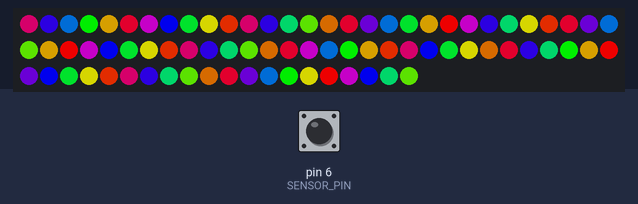
Recording of a sketch running on a simulated Arduino Uno, built with avr-gcc and run on an emulated ATmega328P. Parts: 80 RGB LEDs in strip order, left to right, continuing on the next row. Inputs (shaded band) come from the test bench; at power-on: pin 6 (SENSOR_PIN) HIGH. Dim RGB values are drawn brighter than linear.

Above: at 4.2 s.
4.3 s: pin 6 (SENSOR_PIN) driven LOW
At 4.7 s:
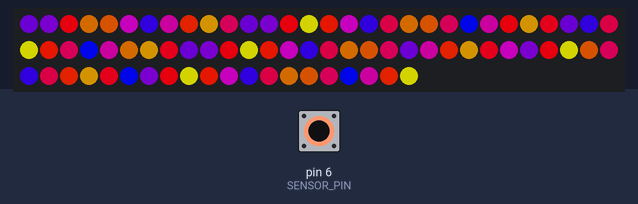
6.9 s: pin 6 (SENSOR_PIN) pulsed HIGH 5 times (0.12 s each, 0.3 s apart)
At 7.77 s:
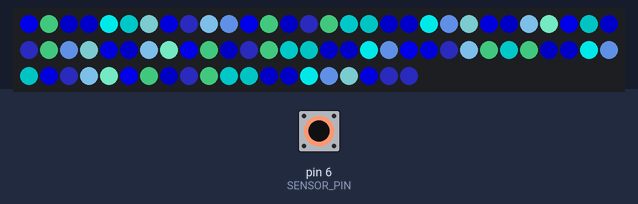
9.9 s: pin 6 (SENSOR_PIN) pulsed HIGH 5 times (0.12 s each, 0.3 s apart)
At 10.85 s:
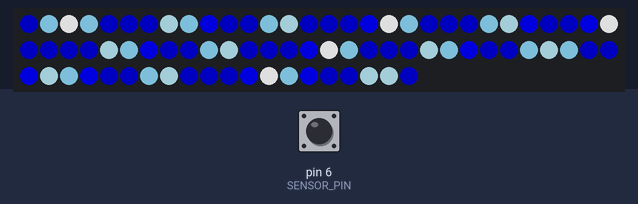
Timing chart, 0 to 12.9 s (numbered marks = the images above; inputs shaded):
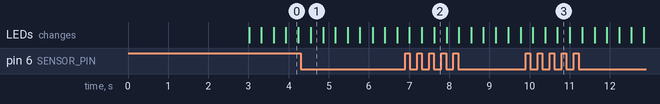

Measured:
- after the input at 4.3 s, the LEDs: change after 0.25 s (image 1)
- after the input at 6.9 s, the LEDs: first differ from a run without the input after 0.42 s (image 2 shows a later state)
- after the input at 9.9 s, the LEDs: first change after 0.18 s (image 3 shows a later state)

The sketch:

umbra-staff.ino
```cpp
#include <FastLED.h>

#define SENSOR_PIN 6

#define LED_PIN     3
#define NUM_LEDS    80
#define LED_TYPE    WS2811
#define COLOR_ORDER RGB
CRGB leds[NUM_LEDS];
#define UPDATES_PER_SECOND 100

#define NUM_SEC 16
#define SEC_LEN 5

int mode = 0;
int storeSensorVal = 1;

uint8_t startIndex = 0;

CRGBPalette16 currentPalette;
TBlendType    currentBlending;

extern CRGBPalette16 mySunsetPalette;
extern const TProgmemPalette16 mySunsetPalette_p PROGMEM;

int numModes = 7;
CRGBPalette16 modes[7] = { RainbowColors_p, PartyColors_p, CloudColors_p, OceanColors_p, ForestColors_p, LavaColors_p, mySunsetPalette_p };


void setup() {
  Serial.begin(9600);
  pinMode(SENSOR_PIN, INPUT);

  delay( 3000 ); // power-up safety delay
  FastLED.setMaxPowerInVoltsAndMilliamps(5, 1000);
  FastLED.addLeds<LED_TYPE, LED_PIN, COLOR_ORDER>(leds, NUM_LEDS).setCorrection( TypicalLEDStrip );

}

void loop() {
  int sensorVal = digitalRead(SENSOR_PIN);

  if (sensorVal == 0 && storeSensorVal == 1) {
    mode++;

    if (mode == numModes) {
      mode = 0;
    }
  }

  storeSensorVal = sensorVal;

  currentPalette = modes[mode];

  static uint8_t startIndex = 0;

  startIndex = startIndex + 1; /* motion speed */

  FillLEDsFromPaletteColors(startIndex);

  FastLED.show();
  FastLED.delay(1000 / UPDATES_PER_SECOND);

}

void FillLEDsFromPaletteColors( uint8_t colorIndex)
{
  uint8_t brightness = 255;

  for ( int i = 0; i < NUM_LEDS; i++) {
    int addr = (SEC_LEN * (i % NUM_SEC)) + (SEC_LEN - 1 - (floor(i/NUM_SEC)));
    uint8_t idx = map(addr, 0, NUM_LEDS, 0, 255) + colorIndex;

    leds[addr] = ColorFromPalette( currentPalette, idx, brightness, currentBlending);
    colorIndex += 3;
  }
}

void lightSingleLED(int addr) {
  //int newAddr = ((addr % SEC_LEN) * NUM_SEC) + (floor(addr/SEC_LEN));

  int newAddr = (SEC_LEN * (addr % NUM_SEC)) + (SEC_LEN - 1 - (floor(addr/NUM_SEC))); //(((SEC_LEN - 1) - (addr % SEC_LEN)) * NUM_SEC) + floor(addr/SEC_LEN);
  Serial.println(String(addr) + " " + String(newAddr));

  for ( int i = 0; i < NUM_LEDS; i++) {
    if (i == newAddr) {
      leds[newAddr] = CRGB::Red;
    }
    else {
      leds[i] = CRGB::Black;
    }
  }
}

const TProgmemPalette16 mySunsetPalette_p PROGMEM =
{
    CRGB::Gray,
    CRGB::Gray,
    CRGB::Gray,
    CRGB::Yellow,
    CRGB::Gold,
    CRGB::Goldenrod,
    CRGB::Orange,
    CRGB::Red,
    CRGB::DarkRed,
    CRGB::Maroon,
    CRGB::Indigo,
    CRGB::Purple,
    CRGB::BlueViolet,
    CRGB::MidnightBlue,
    CRGB::RoyalBlue,
    CRGB::Blue
};
```
